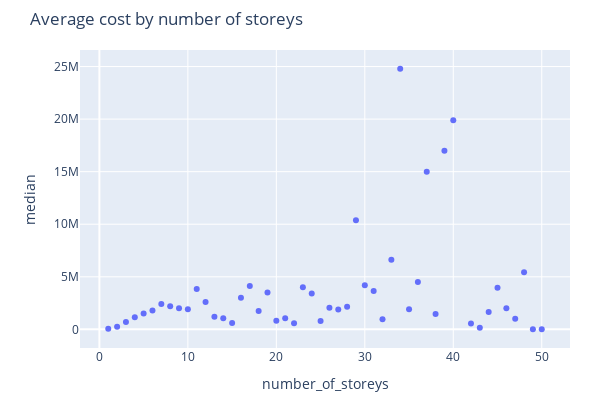

Notebook code for this chart:
### Code cell
fig = px.scatter(avg_cost_by_storey_lt50, x="number_of_storeys", y="median",
                 title="Average cost by number of storeys",
                 labels={"mean":"Average reported cost of works"},
                 width=600, height=400
                )

fig.update_layout(
    margin={'t':50,'l':80,'b':10,'r':30}
)

fig.show()

### Figure 1 — Plotly figure (JSON) as saved in the notebook; plotly's stock layout.template omitted (floating-point values rounded to 4 significant figures)
{"data": [{"hovertemplate": "number_of_storeys=%{x}<br>median=%{y}<extra></extra>", "legendgroup": "", "marker": {"color": "#636efa", "symbol": "circle"}, "mode": "markers", "name": "", "orientation": "v", "showlegend": false, "type": "scatter", "x": [1, 2, 3, 4, 5, 6, 7, 8, 9, 10, 11, 12, 13, 14, 15, 16, 17, 18, 19, 20, 21, 22, 23, 24, 25, 26, 27, 28, 29, 30, 31, 32, 33, 34, 35, 36, 37, 38, 39, 40, 42, 43, 44, 45, 46, 47, 48, 49, 50], "xaxis": "x", "y": [65590.0, 250000, 696286, 1157125, 1500000, 1800000, 2410059, 2200000, 2000000, 1914594, 3850000, 2600000, 1188416, 1052700, 608500, 3000000, 4135000, 1738295, 3500000, 826793, 1044500, 570800, 4000000, 3420329, 800000, 2050000, 1900000, 2138550, 10374002, 4200000, 3645900, 960396, 6630000.0, 24800000, 1905271, 4502000.0, 15000000, 1470000, 17000000, 19896000, 547500, 154000, 1650000, 3958715, 2000000, 1012500, 5432547, 15648, 0], "yaxis": "y"}], "layout": {"height": 400, "legend": {"tracegroupgap": 0}, "margin": {"b": 10, "l": 80, "r": 30, "t": 50}, "title": {"text": "Average cost by number of storeys"}, "width": 600, "xaxis": {"anchor": "y", "domain": [0, 1], "title": {"text": "number_of_storeys"}}, "yaxis": {"anchor": "x", "domain": [0, 1], "title": {"text": "median"}}}}
